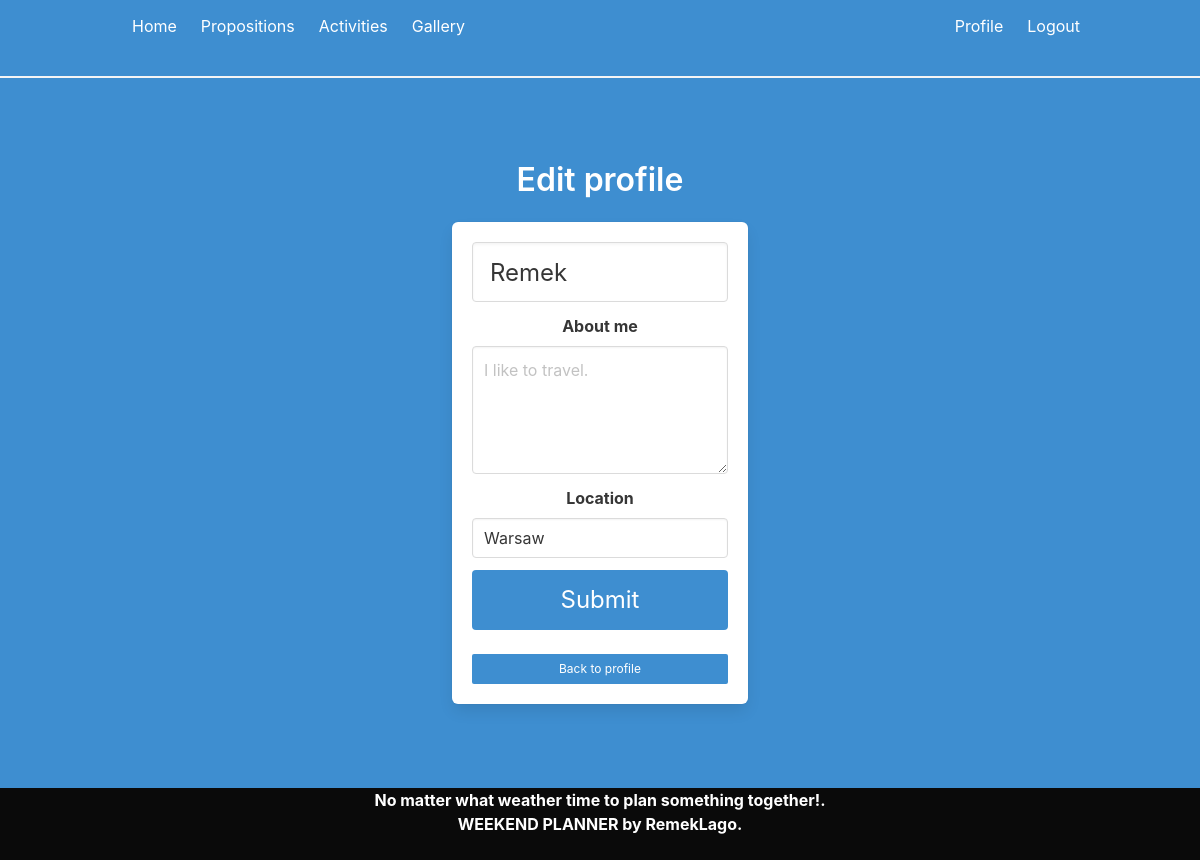
Screenshot of /edit_profile (signed in) with the database file from the repository.
### app/models.py (models this page shows, shortened)
class User(UserMixin, db.Model):
    id = db.Column(db.Integer, primary_key=True)
    username = db.Column(db.String(64), index=True, unique=True)
    email = db.Column(db.String(120), index=True, unique=True)
    password_hash = db.Column(db.String(128))
    about_me = db.Column(db.String(140))
    last_seen = db.Column(db.DateTime, default=datetime.utcnow)
    location = db.Column(db.String(100))

### app/routes.py (the view)
@app.route('/edit_profile', methods=['GET', 'POST'])
@login_required
def edit_profile():
    form = EditProfileForm()
    if form.validate_on_submit():
        current_user.username = form.username.data
        current_user.about_me = form.about_me.data
        current_user.location = form.location.data
        db.session.commit()
        flash('Your changes have been saved.')
        return redirect(url_for('edit_profile'))
    elif request.method == 'GET':
        form.username.data = current_user.username
        form.about_me.data = current_user.about_me
        form.location.data = current_user.location
    return render_template('edit_profile.html', title='Edit Profile',form=form)

### app/forms.py
class EditProfileForm(FlaskForm):
    username = StringField('Username', validators=[DataRequired()])
    about_me = TextAreaField('About me', validators=[Length(min=0, max=140)])
    location = TextAreaField('Location', validators=[Length(min=0, max=100)])
    submit = SubmitField('Submit')

### app/models.py (called while the page is built)
@login.user_loader
def load_user(id):
    return User.query.get(int(id))

### app/routes.py (called while the page is built)
@app.before_request
def before_request():
    if current_user.is_authenticated:
        current_user.last_seen = datetime.utcnow()
        db.session.commit()

### app/templates/edit_profile.html (shortened to what this page needs)
{% extends "base.html" %}
{% block content %}
<div class="column is-4 is-offset-4">
    <h3 class="title">Edit profile</h3>
    <div class="box is-info">
        <form action="" method="post">
            <div class="field">
                <div class="control">
                    <input class="input is-large" type="text" name="username" placeholder="Text input" value="{{ current_user.username }}">
                </div>
            </div>
            <div class="field">
                <label class="label">About me</label>
                <div class="control">
                    <div class="control">
                        <textarea class="textarea" placeholder="{{ current_user.about_me }}" name="about_me" value="{{ current_user.about_me }}"></textarea>
                    </div>
                </div>
            </div>
            <div class="field">
                <label class="label">Location</label>
                <div class="control">
                    <div class="control">
                        <input class="input" type="text" placeholder="{{ current_user.location }}" name="location" value="{{ current_user.location }}">
                    </div>
                </div>
            </div>
            <button class="button is-block is-info is-large is-fullwidth">Submit
            </button>
            <br>
            <button class="button is-block is-info is-small is-fullwidth">Back to profile <a href="{{ url_for('index') }}">
            </button>
        </form>
    </div>
</div>
{% endblock %}

### rows the page displays
User: username "Remek", about_me "I like to travel.", location "Warsaw"
